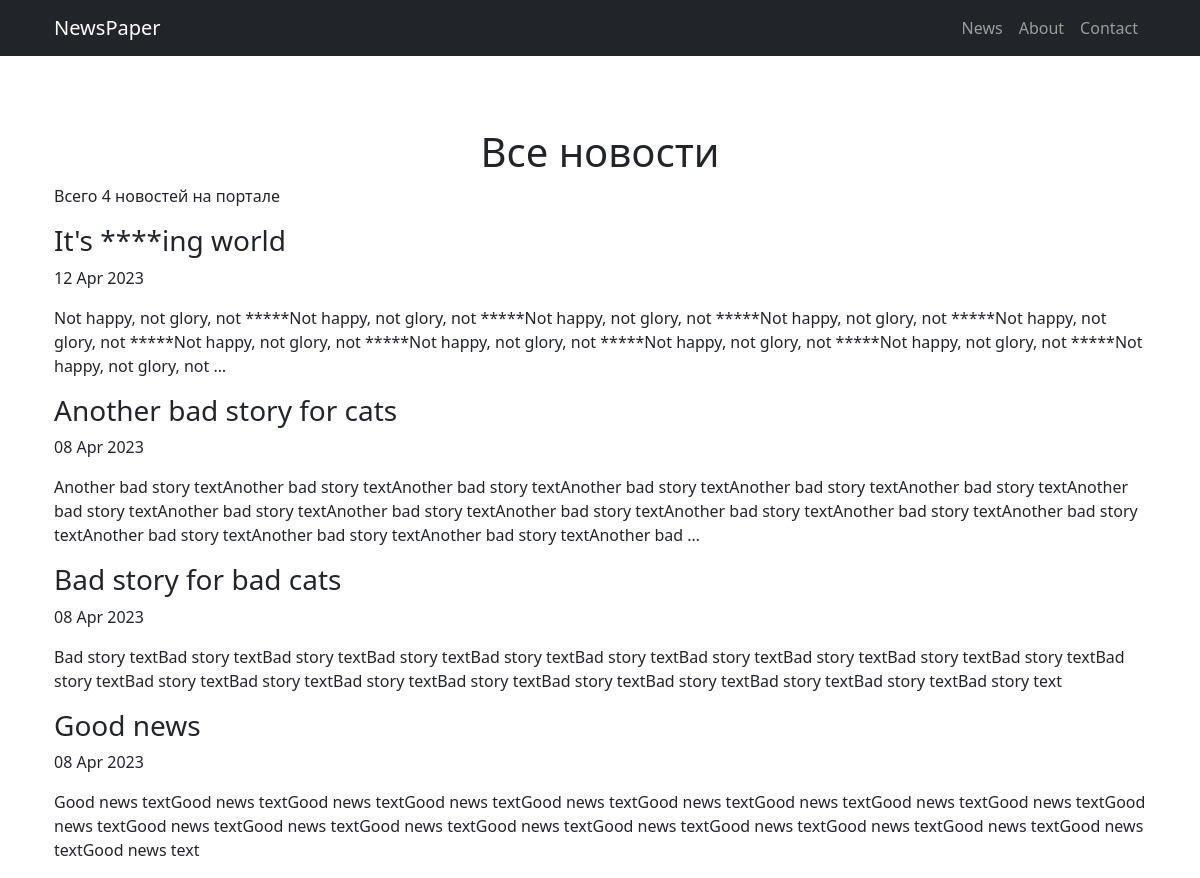
Page /news/ on the committed database.
### news/models.py (models this page shows, shortened)
class Post(models.Model):
    post_author = models.ForeignKey(Author, on_delete=models.CASCADE)
    news_title = models.CharField(max_length=255)
    news_text = models.TextField()
    news_rating = models.IntegerField(default=0)
    create_time = models.DateTimeField(auto_now_add=True)
    news = 'nw'
    article = 'ar'
    NEWS_TYPE = [(news, 'Новость'),
                 (article, 'Статья')]
    news_type_choice = models.CharField(max_length=20,
                                        choices=NEWS_TYPE,
                                        default=news)
    category = models.ManyToManyField(Category, through='PostCategory')

### news/views.py (the view)
# urls.py: path('', NewsList.as_view()),
class NewsList(ListView):
    model = Post  # указываем модель, объекты которой мы будем выводить
    template_name = 'news.html'  # указываем имя шаблона, в котором будет лежать HTML, в нём будут все инструкции о том, как именно пользователю должны вывестись наши объекты
    context_object_name = 'news'  # это имя списка, в котором будут лежать все объекты, его надо указать, чтобы обратиться к самому списку объектов через HTML-шаблон
    queryset = Post.objects.order_by('-create_time')

### news/templatetags/custom_filters.py (called while the page is built)
@register.filter(name='censor')
def censor(value):
    if isinstance(value, str):
        for _ in cens_words_list:
            if _.lower() in value.lower():
                value = value.replace(_.lower(), '*' * len(_))
            else:
                continue
    else:
        raise ValueError
    return value

@register.filter(name='multiply')
def multiply(value, arg):
    if isinstance(value, str) and isinstance(arg, int):
        return str(value) * arg
    else:
        raise ValueError(f'Нельзя умножить {type(value)} на {type(arg)}')

### templates/news.html (shortened to what this page needs)
{% extends 'flatpages/default.html' %}
{% load custom_filters %}
{% block content %}
    <h1 class="col-lg-12 text-center">Все новости</h1>
    <p> Всего {{ news|length }} новостей на портале</p>
    {% if news %}
        {% for newsobj in news %}
            <h3> {{ newsobj.news_title|censor }} </h3>
            <p> {{ newsobj.create_time.date|date:'d M Y' }} </p>
            <p> {{ newsobj.news_text|multiply:20|truncatewords:50|censor }} </p>
        {% endfor %}
    {% else %}
        <h2>Новостей нет!</h2>
    {% endif %}
{% endblock content %}

### templates/flatpages/default.html (shortened to what this page needs)
{% load static %}
<!DOCTYPE html>
<html lang="en">
    <head>
        <link href="{% static 'vendor/bootstrap/css/bootstrap.min.css' %}" rel="stylesheet">
        <link href="{% static 'css/styles.css' %}" rel="stylesheet" />
    </head>
    <body>
        <nav class="navbar navbar-expand-lg navbar-dark bg-dark">
            <div class="container">
                <a class="navbar-brand" href="#">NewsPaper</a>
                <div class="collapse navbar-collapse" id="navbarSupportedContent">
                    <ul class="navbar-nav ms-auto mb-2 mb-lg-0">
                        <li class="nav-item"><a class="nav-link" href="/news/">News</a></li>
                        <li class="nav-item"><a class="nav-link" href="/about/">About</a></li>
                        <li class="nav-item"><a class="nav-link" href="/contacts/">Contact</a></li>
                    </ul>
                </div>
            </div>
        </nav>
        <div class="container">
            <div class="row">
                <div class="col-lg-12 text-left">
                    <br>
                    <br>
                    <br>
                    {% block content %}{% endblock content %}
                </div>
            </div>
        </div>
    </body>
</html>

### rows in the picture
Post: news_title|censor "It's ****ing world", create_time "12 Apr 2023", news_text|multiply "Not happy, not glory, not *****Not happy, not glory, not *****Not happy, not glory, not *****Not happy, not glory, not *****Not happy, not glory, not *****Not happy, not glory, not *****Not happy, not glory, not *****Not happy, not glory, not *****Not happy, not glory, not *****Not happy, not glory, not …"
Post: news_title|censor "Another bad story for cats", create_time "08 Apr 2023", news_text|multiply "Another bad story textAnother bad story textAnother bad story textAnother bad story textAnother bad story textAnother bad story textAnother bad story textAnother bad story textAnother bad story textAnother bad story textAnother bad story textAnother bad story textAnother bad story textAnother bad story textAnother bad story textAnother bad story textAnother bad …"
Post: news_title|censor "Bad story for bad cats", create_time "08 Apr 2023", news_text|multiply "Bad story textBad story textBad story textBad story textBad story textBad story textBad story textBad story textBad story textBad story textBad story textBad story textBad story textBad story textBad story textBad story textBad story textBad story textBad story textBad story text"
Post: news_title|censor "Good news", create_time "08 Apr 2023", news_text|multiply "Good news textGood news textGood news textGood news textGood news textGood news textGood news textGood news textGood news textGood news textGood news textGood news textGood news textGood news textGood news textGood news textGood news textGood news textGood news textGood news text"

### other values in the picture
{{ news|length }} "4"
